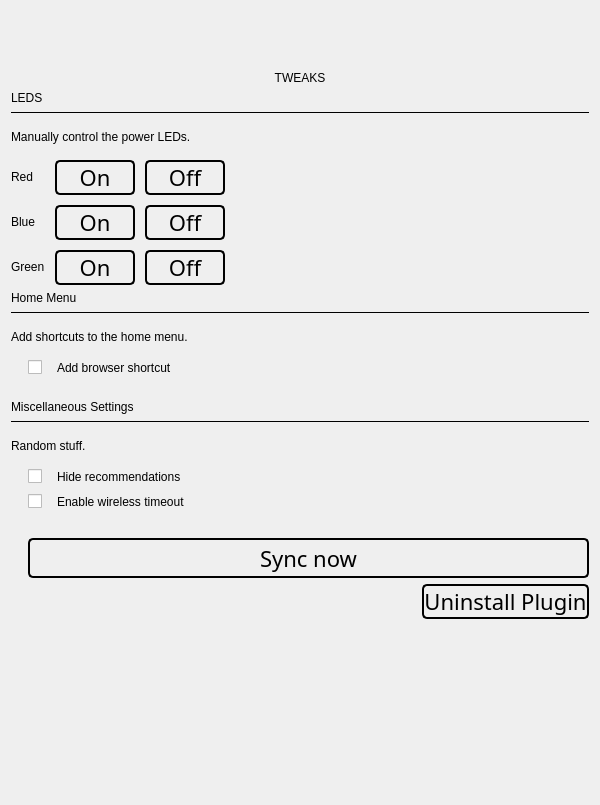
<?xml version="1.0" encoding="UTF-8"?>
<ui version="4.0">
 <class>TweakView</class>
 <widget class="QWidget" name="TweakView">
  <property name="geometry">
   <rect>
    <x>0</x>
    <y>0</y>
    <width>600</width>
    <height>805</height>
   </rect>
  </property>
  <property name="windowTitle">
   <string>Form</string>
  </property>
  <layout class="QVBoxLayout" name="verticalLayout">
   <item>
    <spacer name="verticalSpacer_2">
     <property name="orientation">
      <enum>Qt::Vertical</enum>
     </property>
     <property name="sizeType">
      <enum>QSizePolicy::Fixed</enum>
     </property>
     <property name="sizeHint" stdset="0">
      <size>
       <width>20</width>
       <height>60</height>
      </size>
     </property>
    </spacer>
   </item>
   <item>
    <widget class="QLabel" name="label">
     <property name="styleSheet">
      <string notr="true">font: 36px &quot;Avenir&quot;;</string>
     </property>
     <property name="text">
      <string>TWEAKS</string>
     </property>
     <property name="textFormat">
      <enum>Qt::RichText</enum>
     </property>
     <property name="alignment">
      <set>Qt::AlignCenter</set>
     </property>
     <property name="wordWrap">
      <bool>true</bool>
     </property>
     <property name="margin">
      <number>10</number>
     </property>
    </widget>
   </item>
   <item>
    <widget class="QLabel" name="label_2">
     <property name="styleSheet">
      <string notr="true">font: 20px &quot;Avenir&quot;;</string>
     </property>
     <property name="text">
      <string>LEDS</string>
     </property>
     <property name="textFormat">
      <enum>Qt::RichText</enum>
     </property>
     <property name="wordWrap">
      <bool>true</bool>
     </property>
    </widget>
   </item>
   <item>
    <widget class="QFrame" name="frame">
     <property name="frameShape">
      <enum>QFrame::HLine</enum>
     </property>
     <property name="frameShadow">
      <enum>QFrame::Plain</enum>
     </property>
    </widget>
   </item>
   <item>
    <widget class="QLabel" name="label_3">
     <property name="styleSheet">
      <string notr="true">font: 20px &quot;Avenir&quot;; 
padding-top: 10px; 
padding-bottom: 10;</string>
     </property>
     <property name="text">
      <string>Manually control the power LEDs.</string>
     </property>
     <property name="textFormat">
      <enum>Qt::RichText</enum>
     </property>
     <property name="wordWrap">
      <bool>true</bool>
     </property>
     <property name="indent">
      <number>0</number>
     </property>
    </widget>
   </item>
   <item>
    <layout class="QFormLayout" name="formLayout">
     <property name="fieldGrowthPolicy">
      <enum>QFormLayout::AllNonFixedFieldsGrow</enum>
     </property>
     <property name="labelAlignment">
      <set>Qt::AlignJustify|Qt::AlignTop</set>
     </property>
     <property name="formAlignment">
      <set>Qt::AlignLeading|Qt::AlignLeft|Qt::AlignTop</set>
     </property>
     <property name="horizontalSpacing">
      <number>10</number>
     </property>
     <property name="verticalSpacing">
      <number>10</number>
     </property>
     <item row="0" column="0">
      <widget class="QLabel" name="label_6">
       <property name="styleSheet">
        <string notr="true">font: 20px &quot;Avenir&quot;; 
padding-top: 10px; 
padding-bottom: 10;</string>
       </property>
       <property name="text">
        <string>Red</string>
       </property>
       <property name="textFormat">
        <enum>Qt::RichText</enum>
       </property>
       <property name="wordWrap">
        <bool>true</bool>
       </property>
       <property name="indent">
        <number>0</number>
       </property>
      </widget>
     </item>
     <item row="0" column="1">
      <layout class="QHBoxLayout" name="horizontalLayout">
       <item>
        <widget class="QPushButton" name="redOn">
         <property name="minimumSize">
          <size>
           <width>80</width>
           <height>30</height>
          </size>
         </property>
         <property name="styleSheet">
          <string notr="true">font: 22px Avenir; border: 2px solid black; border-radius: 5px;</string>
         </property>
         <property name="text">
          <string>On</string>
         </property>
         <property name="iconSize">
          <size>
           <width>24</width>
           <height>24</height>
          </size>
         </property>
        </widget>
       </item>
       <item>
        <widget class="QPushButton" name="redOff">
         <property name="minimumSize">
          <size>
           <width>80</width>
           <height>30</height>
          </size>
         </property>
         <property name="styleSheet">
          <string notr="true">font: 22px Avenir; border: 2px solid black; border-radius: 5px;</string>
         </property>
         <property name="text">
          <string>Off</string>
         </property>
        </widget>
       </item>
       <item>
        <spacer name="horizontalSpacer">
         <property name="orientation">
          <enum>Qt::Horizontal</enum>
         </property>
         <property name="sizeHint" stdset="0">
          <size>
           <width>40</width>
           <height>20</height>
          </size>
         </property>
        </spacer>
       </item>
      </layout>
     </item>
     <item row="1" column="0">
      <widget class="QLabel" name="label_4">
       <property name="styleSheet">
        <string notr="true">font: 20px &quot;Avenir&quot;; 
padding-top: 10px; 
padding-bottom: 10;</string>
       </property>
       <property name="text">
        <string>Blue</string>
       </property>
       <property name="textFormat">
        <enum>Qt::RichText</enum>
       </property>
       <property name="wordWrap">
        <bool>true</bool>
       </property>
       <property name="indent">
        <number>0</number>
       </property>
      </widget>
     </item>
     <item row="2" column="0">
      <widget class="QLabel" name="label_5">
       <property name="styleSheet">
        <string notr="true">font: 20px &quot;Avenir&quot;; 
padding-top: 10px; 
padding-bottom: 10;</string>
       </property>
       <property name="text">
        <string>Green</string>
       </property>
       <property name="textFormat">
        <enum>Qt::RichText</enum>
       </property>
       <property name="wordWrap">
        <bool>true</bool>
       </property>
       <property name="indent">
        <number>0</number>
       </property>
      </widget>
     </item>
     <item row="1" column="1">
      <layout class="QHBoxLayout" name="horizontalLayout_2">
       <item>
        <widget class="QPushButton" name="blueOn">
         <property name="minimumSize">
          <size>
           <width>80</width>
           <height>30</height>
          </size>
         </property>
         <property name="styleSheet">
          <string notr="true">font: 22px Avenir; border: 2px solid black; border-radius: 5px;</string>
         </property>
         <property name="text">
          <string>On</string>
         </property>
        </widget>
       </item>
       <item>
        <widget class="QPushButton" name="blueOff">
         <property name="minimumSize">
          <size>
           <width>80</width>
           <height>30</height>
          </size>
         </property>
         <property name="styleSheet">
          <string notr="true">font: 22px Avenir; border: 2px solid black; border-radius: 5px;</string>
         </property>
         <property name="text">
          <string>Off</string>
         </property>
        </widget>
       </item>
       <item>
        <spacer name="horizontalSpacer_2">
         <property name="orientation">
          <enum>Qt::Horizontal</enum>
         </property>
         <property name="sizeHint" stdset="0">
          <size>
           <width>40</width>
           <height>20</height>
          </size>
         </property>
        </spacer>
       </item>
      </layout>
     </item>
     <item row="2" column="1">
      <layout class="QHBoxLayout" name="horizontalLayout_3">
       <item>
        <widget class="QPushButton" name="greenOn">
         <property name="minimumSize">
          <size>
           <width>80</width>
           <height>30</height>
          </size>
         </property>
         <property name="styleSheet">
          <string notr="true">font: 22px Avenir; border: 2px solid black; border-radius: 5px;</string>
         </property>
         <property name="text">
          <string>On</string>
         </property>
        </widget>
       </item>
       <item>
        <widget class="QPushButton" name="greenOff">
         <property name="minimumSize">
          <size>
           <width>80</width>
           <height>30</height>
          </size>
         </property>
         <property name="styleSheet">
          <string notr="true">font: 22px Avenir; border: 2px solid black; border-radius: 5px;</string>
         </property>
         <property name="text">
          <string>Off</string>
         </property>
        </widget>
       </item>
       <item>
        <spacer name="horizontalSpacer_3">
         <property name="orientation">
          <enum>Qt::Horizontal</enum>
         </property>
         <property name="sizeHint" stdset="0">
          <size>
           <width>40</width>
           <height>20</height>
          </size>
         </property>
        </spacer>
       </item>
      </layout>
     </item>
    </layout>
   </item>
   <item>
    <widget class="QLabel" name="label_8">
     <property name="styleSheet">
      <string notr="true">font: 20px &quot;Avenir&quot;;</string>
     </property>
     <property name="text">
      <string>Home Menu</string>
     </property>
     <property name="textFormat">
      <enum>Qt::RichText</enum>
     </property>
     <property name="wordWrap">
      <bool>true</bool>
     </property>
    </widget>
   </item>
   <item>
    <widget class="QFrame" name="frame_2">
     <property name="frameShape">
      <enum>QFrame::HLine</enum>
     </property>
     <property name="frameShadow">
      <enum>QFrame::Plain</enum>
     </property>
    </widget>
   </item>
   <item>
    <widget class="QLabel" name="label_7">
     <property name="styleSheet">
      <string notr="true">font: 20px &quot;Avenir&quot;; 
padding-top: 10px; 
padding-bottom: 10;</string>
     </property>
     <property name="text">
      <string>Add shortcuts to the home menu.</string>
     </property>
     <property name="textFormat">
      <enum>Qt::RichText</enum>
     </property>
     <property name="wordWrap">
      <bool>true</bool>
     </property>
     <property name="indent">
      <number>0</number>
     </property>
    </widget>
   </item>
   <item>
    <layout class="QFormLayout" name="formLayout_2">
     <property name="fieldGrowthPolicy">
      <enum>QFormLayout::AllNonFixedFieldsGrow</enum>
     </property>
     <property name="horizontalSpacing">
      <number>10</number>
     </property>
     <property name="verticalSpacing">
      <number>10</number>
     </property>
     <item row="0" column="0">
      <widget class="QLabel" name="label_9">
       <property name="styleSheet">
        <string notr="true">font: 20px &quot;Avenir&quot;; 
padding-top: 10px; 
padding-bottom: 10;</string>
       </property>
       <property name="text">
        <string/>
       </property>
       <property name="textFormat">
        <enum>Qt::RichText</enum>
       </property>
       <property name="wordWrap">
        <bool>true</bool>
       </property>
       <property name="indent">
        <number>0</number>
       </property>
      </widget>
     </item>
     <item row="0" column="1">
      <widget class="QCheckBox" name="browserShortcut">
       <property name="styleSheet">
        <string notr="true">QCheckBox {
    spacing: 15px;
    font: bold 20px &quot;Avenir&quot;;
}

QCheckBox::indicator:unchecked {
    image: url(:/images/widgets/checkbox_off.png);
}
QCheckBox::indicator:checked {
    image: url(:/images/widgets/checkbox_on.png);
}
QCheckBox::indicator:disabled {
    image: url(:/images/widgets/checkbox_disabled.png);
}
</string>
       </property>
       <property name="text">
        <string>Add browser shortcut</string>
       </property>
      </widget>
     </item>
    </layout>
   </item>
   <item>
    <widget class="QLabel" name="label_11">
     <property name="styleSheet">
      <string notr="true">font: 20px &quot;Avenir&quot;;</string>
     </property>
     <property name="text">
      <string>Miscellaneous Settings</string>
     </property>
     <property name="textFormat">
      <enum>Qt::RichText</enum>
     </property>
     <property name="wordWrap">
      <bool>true</bool>
     </property>
    </widget>
   </item>
   <item>
    <widget class="QFrame" name="frame_3">
     <property name="frameShape">
      <enum>QFrame::HLine</enum>
     </property>
     <property name="frameShadow">
      <enum>QFrame::Plain</enum>
     </property>
    </widget>
   </item>
   <item>
    <widget class="QLabel" name="label_10">
     <property name="styleSheet">
      <string notr="true">font: 20px &quot;Avenir&quot;; 
padding-top: 10px; 
padding-bottom: 10;</string>
     </property>
     <property name="text">
      <string>Random stuff.</string>
     </property>
     <property name="textFormat">
      <enum>Qt::RichText</enum>
     </property>
     <property name="wordWrap">
      <bool>true</bool>
     </property>
     <property name="indent">
      <number>0</number>
     </property>
    </widget>
   </item>
   <item>
    <layout class="QFormLayout" name="formLayout_3">
     <property name="horizontalSpacing">
      <number>10</number>
     </property>
     <property name="verticalSpacing">
      <number>10</number>
     </property>
     <item row="1" column="0">
      <widget class="QLabel" name="label_12">
       <property name="styleSheet">
        <string notr="true">font: 20px &quot;Avenir&quot;; 
padding-top: 10px; 
padding-bottom: 10;</string>
       </property>
       <property name="text">
        <string/>
       </property>
       <property name="textFormat">
        <enum>Qt::RichText</enum>
       </property>
       <property name="wordWrap">
        <bool>true</bool>
       </property>
       <property name="indent">
        <number>0</number>
       </property>
      </widget>
     </item>
     <item row="1" column="1">
      <widget class="QCheckBox" name="wifiTimeout">
       <property name="styleSheet">
        <string notr="true">QCheckBox {
    spacing: 15px;
    font: bold 20px &quot;Avenir&quot;;
}

QCheckBox::indicator:unchecked {
    image: url(:/images/widgets/checkbox_off.png);
}
QCheckBox::indicator:checked {
    image: url(:/images/widgets/checkbox_on.png);
}
QCheckBox::indicator:disabled {
    image: url(:/images/widgets/checkbox_disabled.png);
}
</string>
       </property>
       <property name="text">
        <string>Enable wireless timeout</string>
       </property>
      </widget>
     </item>
     <item row="0" column="1">
      <widget class="QCheckBox" name="hideRecommendations">
       <property name="styleSheet">
        <string notr="true">QCheckBox {
    spacing: 15px;
    font: bold 20px &quot;Avenir&quot;;
}

QCheckBox::indicator:unchecked {
    image: url(:/images/widgets/checkbox_off.png);
}
QCheckBox::indicator:checked {
    image: url(:/images/widgets/checkbox_on.png);
}
QCheckBox::indicator:disabled {
    image: url(:/images/widgets/checkbox_disabled.png);
}
</string>
       </property>
       <property name="text">
        <string>Hide recommendations</string>
       </property>
      </widget>
     </item>
     <item row="2" column="1">
      <widget class="QPushButton" name="syncButton">
       <property name="minimumSize">
        <size>
         <width>80</width>
         <height>40</height>
        </size>
       </property>
       <property name="styleSheet">
        <string notr="true">font: 22px Avenir; border: 2px solid black; border-radius: 5px;</string>
       </property>
       <property name="text">
        <string>Sync now</string>
       </property>
      </widget>
     </item>
    </layout>
   </item>
   <item>
    <layout class="QHBoxLayout" name="horizontalLayout_4">
     <item>
      <spacer name="horizontalSpacer_4">
       <property name="orientation">
        <enum>Qt::Horizontal</enum>
       </property>
       <property name="sizeHint" stdset="0">
        <size>
         <width>40</width>
         <height>20</height>
        </size>
       </property>
      </spacer>
     </item>
     <item>
      <widget class="QPushButton" name="uninstallButton">
       <property name="styleSheet">
        <string>font: 22px Avenir; border: 2px solid black; border-radius: 5px;</string>
       </property>
       <property name="text">
        <string>Uninstall Plugin</string>
       </property>
       <property name="iconSize">
        <size>
         <width>18</width>
         <height>24</height>
        </size>
       </property>
      </widget>
     </item>
    </layout>
   </item>
   <item>
    <spacer name="verticalSpacer">
     <property name="orientation">
      <enum>Qt::Vertical</enum>
     </property>
     <property name="sizeHint" stdset="0">
      <size>
       <width>20</width>
       <height>40</height>
      </size>
     </property>
    </spacer>
   </item>
  </layout>
 </widget>
 <resources/>
 <connections/>
</ui>
